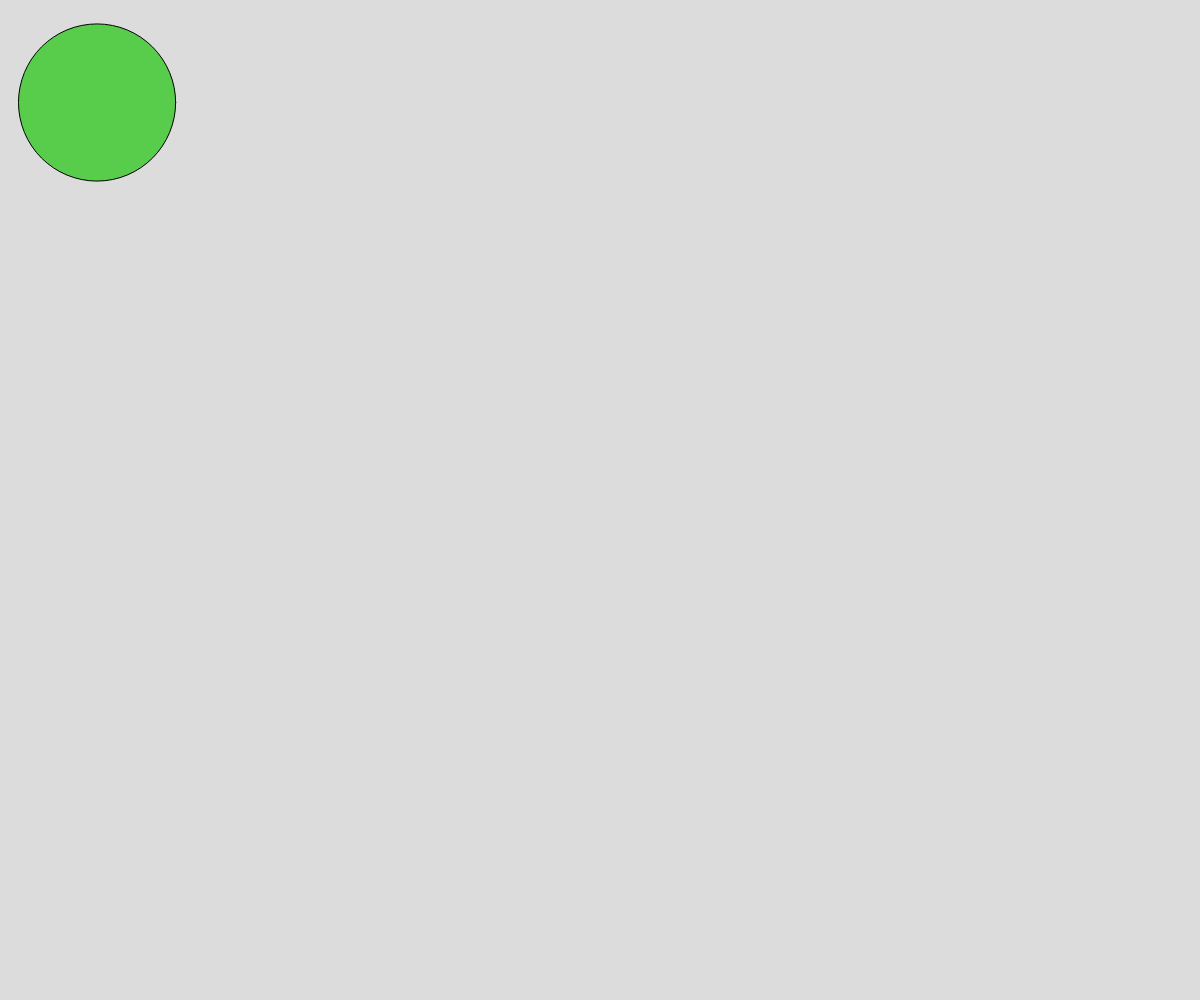
Frame 1 (no input)
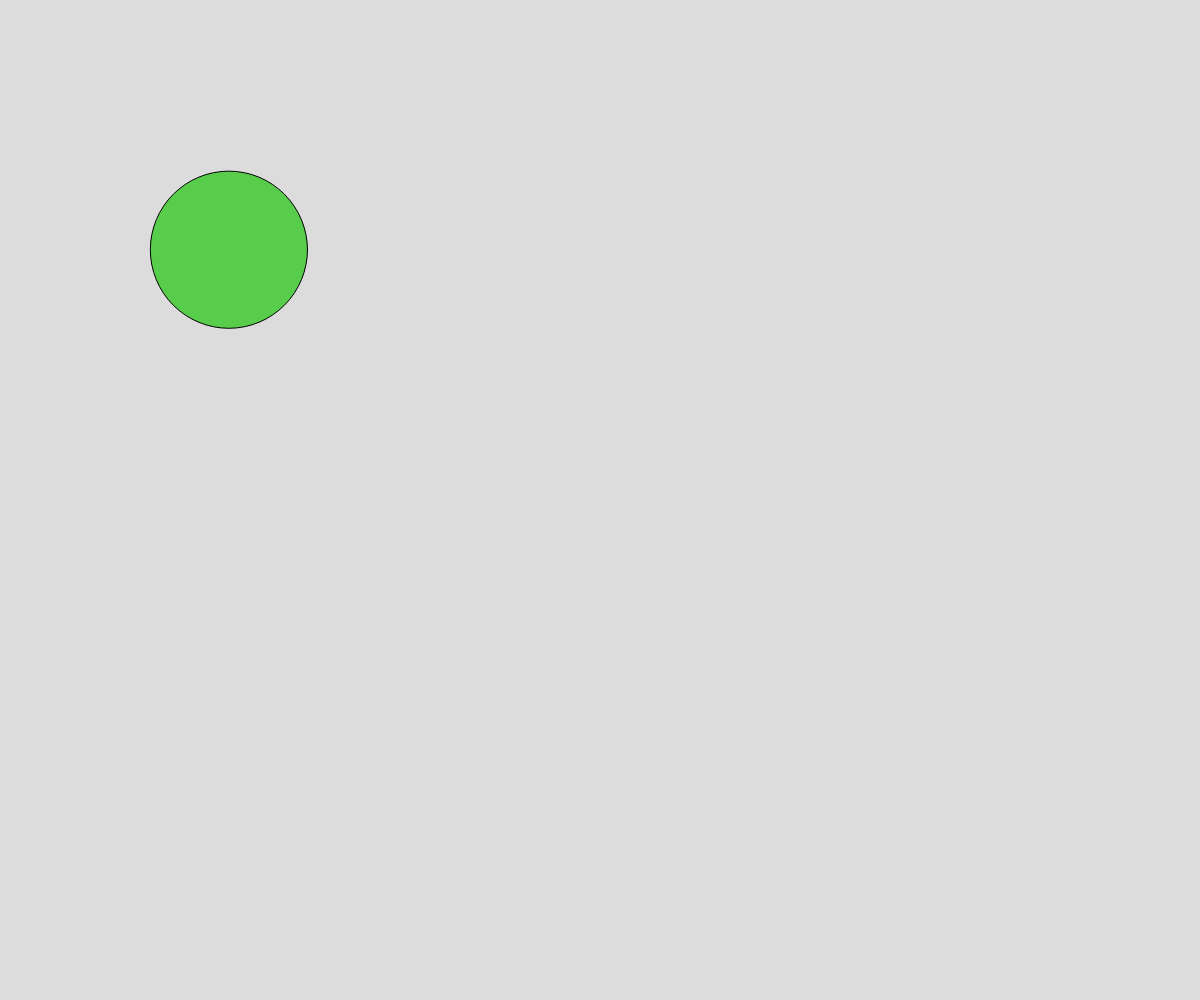
Frame 60 (no input)
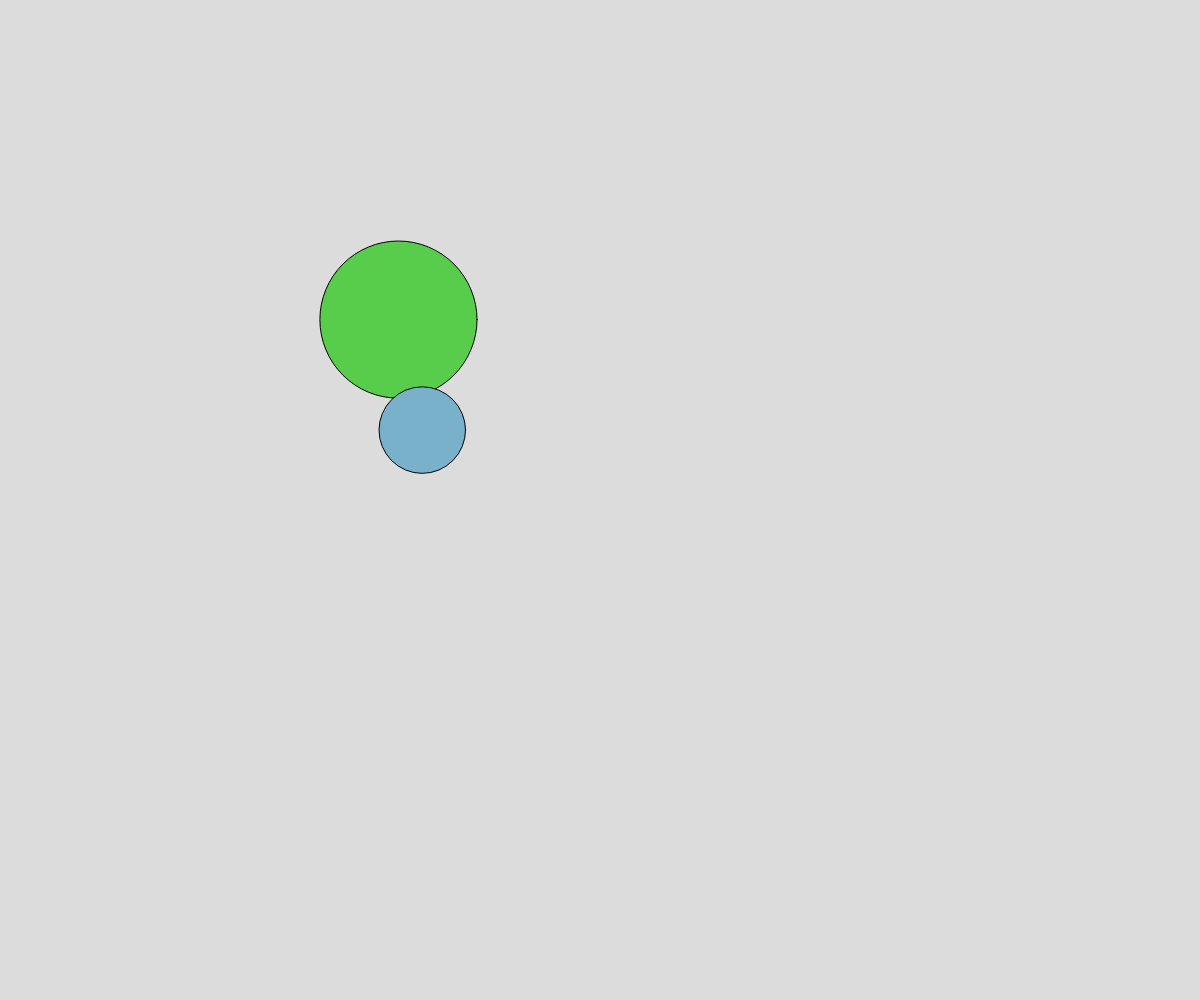
Frame 120 (the mouse pressed at the canvas centre since frame 60)

The p5.js sketch that drew these frames (run headless with seeded random() and noise() and a simulated clock; from frame 60 on, the mouse is pressed at the canvas centre):

// p5.js sketch
// ── sketch.js
// Colliding Circles
// Joshua M
// Oct 24, 2022

let theCircles = [];

function setup() {
  createCanvas(windowWidth, windowHeight);
  theCircles.push(spawnBall(100, 100));
}

function draw() {
  background(220);
  //move
  for (let i = 0; i<theCircles.length; i++) {
    theCircles[i].x += theCircles[i].dx;
    theCircles[i].y += theCircles[i].dy;
    
    //collison check
    for (let j=0; j < theCircles.length; j++) {
      if (i !== j) { // dont checkif hitting self
        if (isColliding(theCircles[i], theCircles[j])) {
          let tempDx = theCircles[i].dx *= -1;
          let tempDy = theCircles[j].dy *= -1;
          theCircles[i].dx = theCircles[j].dx;
          theCircles[i].dy = theCircles[j].dy;
          theCircles[j].dx = tempDx;
          theCircles[j].dy = tempDy;
          
        }
      }      
    }

    // left-right edges
    if (theCircles[i].x > width || theCircles[i].x - theCircles[i].radius < 0) {
      theCircles[i].dx *= -1;
    }
    if (theCircles[i].y > height || theCircles[i].y - theCircles[i].radius < 0) {
      theCircles[i].dy *= -1;
    }
  }
  //display
  for (let thisCircle of theCircles) {
    fill(thisCircle.theColor);
    circle(thisCircle.x, thisCircle.y, thisCircle.radius*2);
  }
}

function isColliding(ball1, ball2) {
  let distanceBetween = dist(ball1.x, ball1.y, ball2.x, ball2.y); 
  let radiiSum = ball1.radius + ball2.radius;
  if (distanceBetween > radiiSum) {
    return false;
  }
  else {
    return true;
  }
}

function mousePressed()  {
  theCircles.push(spawnBall(mouseX, mouseY));
}

function spawnBall(tempX, tempY) {
  let newBall = {
    x: tempX,
    y: tempY,
    radius: random(25, 100),
    dx: random(-5, 5),
    dy: random(-5, 5),
    theColor: color(random(255), random(255), random(255)),
  };
  return newBall;
}
